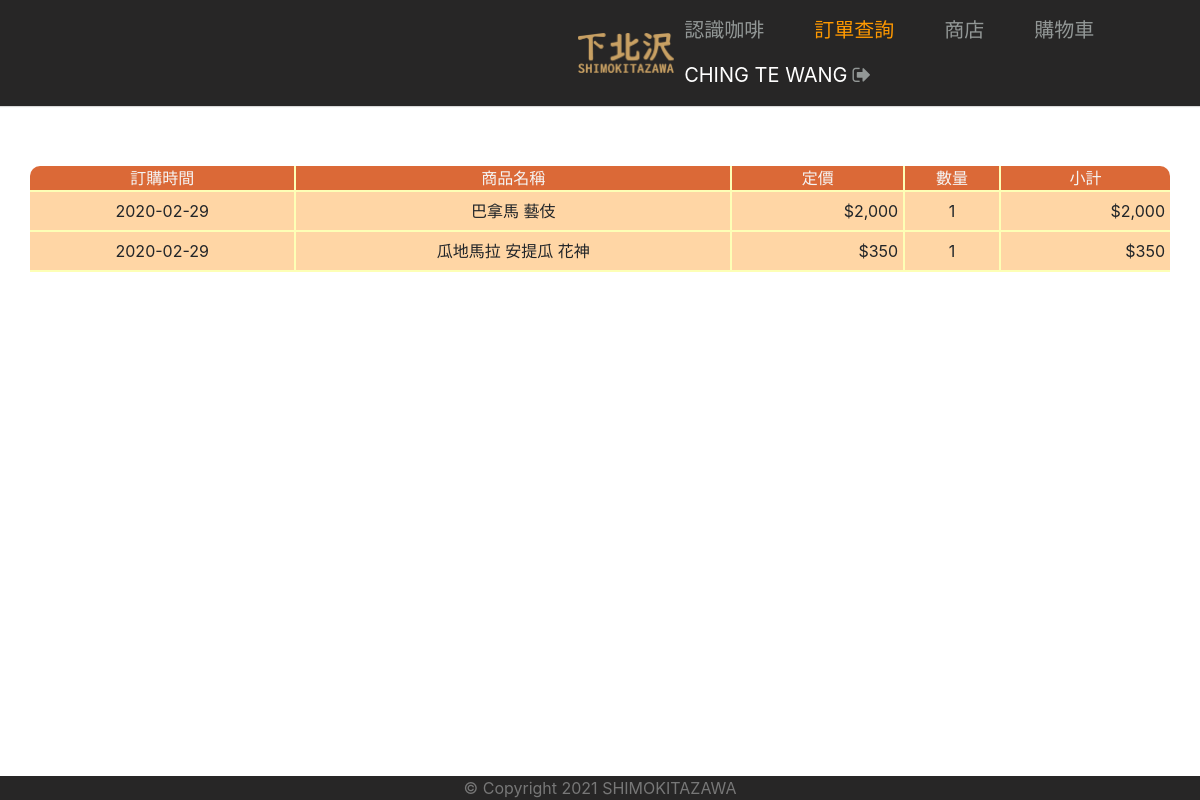
/orderdetail.php (signed in), run on the app's committed database.
### tables this page shows
CREATE TABLE `orderdetails` (
  `DetailNo` int(10) NOT NULL,
  `OrderID` int(11) NOT NULL,
  `ProductID` int(11) NOT NULL,
  `UnitPrice` int(11) NOT NULL,
  `Quantity` int(11) NOT NULL
);

CREATE TABLE `orders` (
  `OrderID` int(11) NOT NULL,
  `MemberID` int(11) NOT NULL,
  `OrderDate` date NOT NULL
);

CREATE TABLE `products` (
  `ProductID` int(11) NOT NULL,
  `ProductName` varchar(30) DEFAULT NULL,
  `UnitPrice` int(5) DEFAULT NULL,
  `image` varchar(40) DEFAULT NULL
);

### orderdetail.php (the view, shortened to what this page needs)
<?php
if (isset($_COOKIE["membername"])){
    $MemberName = $_COOKIE["membername"];}
else{
    $MemberName = "Guest";}
    $UserID=$_COOKIE["account"];
    $link = create_connection();
    $sql= <<<sqlCommond
    SELECT MemberID FROM members WHERE userid='{$UserID}'
    sqlCommond;
    $result=mysqli_query($link,$sql);
    $row = mysqli_fetch_row($result);
?>
<!DOCTYPE html>
<html>
<head>
    <link rel="stylesheet" href="./css/bootstrap.min.css">
    <link rel="stylesheet" href="./css/cartcss/bootstrap.min.css">
    <link rel="stylesheet" href="./css/bootstrap-grid.min.css">
    <link rel="stylesheet" href="./css/P02.css">
    <link rel="stylesheet" href="https://cdnjs.cloudflare.com/ajax/libs/font-awesome/4.7.0/css/font-awesome.min.css">
</head>
<body>
    <div class="menucontainer">
        <nav class="menu">
            <div class="menu-logo"><a href="./home.html"><img id="logo" src="./img/top/logo.png" alt=""></a></div>
            <ul id="menuUl" class="">
                <li style="color: white;padding: auto;" ><a href="./blog.php">認識咖啡</a></li>
                <li style="color: white;padding: auto;" class="current-active"><a href="./orderdetail.php">訂單查詢</a></li>
                <li style="color: white;padding: auto;"><a href="./catalog.php">商店</a></li>
                <li style="color: white;padding: auto;"><a href="./shopping_car.php">購物車</a></li>
                <li style="color: white;padding: auto;">
                    <?php if ($MemberName == "Guest") { ?>
                        <a href="sign_in.html"><i class="fa fa-sign-in" aria-hidden="true"></i></a>
                    <?php } else { ?>
                        <?= $MemberName . "<a style='margin-left:5px' href='logout.php'><i class='fa fa-sign-out' aria-hidden='true'></i></a></li> " ?>
                    <?php } ?>
            </ul>
        </nav>
    </div>
    <table class="container" style="margin-top:5%; width:800;">
        <tr style="background-color: #db6937;height:30;text-align:center;border-radius:5%">
            <td class="ttd" style="border-radius:  10px 0 0 0;">訂購時間</td>
            <td class="ttd" style="border-left:2px solid #fdffb6">商品名稱</td>
            <td class="ttd" style="border-left:2px solid #fdffb6">定價</td>
            <td class="ttd" style="border-left:2px solid #fdffb6">數量</td>
            <td class="ttd" style="border-radius:  0 10px 0 0;border-left:2px solid #fdffb6">小計</td>
        </tr>
        <?php
        $link = create_connection();
        $sql= <<<sqlCommond
        SELECT p.ProductName,p.UnitPrice,od.Quantity,o.OrderDate
        FROM orderdetails od ,products p , orders o
        WHERE od.ProductID=p.ProductID AND o.OrderID=od.OrderID
        AND o.MemberID='{$row[0]}'
        Order by OrderDate desc
        sqlCommond;
        $result=mysqli_query($link,$sql);
        $row = mysqli_fetch_assoc($result);
        if ($MemberName == "Guest") {
            echo " <script>alert('請先登入會員!');</script>";
            echo "<script>window.location.href = 'sign_in.html'</script>";
        } else {
            if (empty($row)) {
                echo "<tr align='center'>";
                echo "<td style='background-color:wheat;' colspan='6'>目前沒有任何訂購明細</td>";
                echo "</tr>";
            } else {
                $result=mysqli_query($link,$sql);
                $total_records = mysqli_num_rows($result);
                for( $i=0;$i <$total_records; $i++){
                    $row = mysqli_fetch_assoc($result);
                    $sub_total = $row["UnitPrice"] * $row["Quantity"];
                    echo "<form method='post' action=''>";
                    echo "<tr style='background-color: #ffd6a5;'>";
                    echo "<td style='border-top:2px solid #fdffb6'align='center'>".$row["OrderDate"]."</td>";
                    echo "<td style='border-top:2px solid #fdffb6;border-left:2px solid #fdffb6;height:40px' align='center''>" . $row["ProductName"] . "</td>";
                    echo "<td style='border-top:2px solid #fdffb6;border-left:2px solid #fdffb6;padding-right:5px;' align='right'>$" .  number_format($row["UnitPrice"],0,'',',') . "</td>";
                    echo "<td style='border-top:2px solid #fdffb6;border-left:2px solid #fdffb6' align='center'>". $row["Quantity"] ."</td>";
                    echo "<td style='border-top:2px solid #fdffb6;border-left:2px solid #fdffb6;padding-right:5px;' align='right'>$" . number_format($sub_total,0,'',',') . "</td>";
                    echo "</tr>";
                    echo "</form>";
                }
                echo "<tr align='right' >";
                echo "<td style='border-top:2px solid #fdffb6 ;background-color:wheat;' colspan='6'></td>";
                echo "</tr>";
            }
        }
        ?>
    </table>
    <footer
            style="background-color: #272626;">
            <div style="color: #777;">
                © Copyright 2021 SHIMOKITAZAWA
            </div>
        </footer>
</body>
</html>

### css/P02.css (style rules this page uses)
* { margin: 0 0 0 0; padding: 0 0 0 0; }
body { background-image: url(../img/shop/bg01.png); }
footer { position: fixed; left: 0; bottom: 0; width: 100%; background-color: red; color: white; text-align: center; }
li { list-style-type: none; }

### orderdetail.php (style rules this page uses)
.ttd { border-bottom: 2px solid #fdffb6; color: whitesmoke; }
.menu { width: 100%; display: flex; background: #272626; box-shadow: 0px 1px 1px rgba(0, 0, 0, 0.15); }
.menu ul { right: 10%; }
.menu li { float: left; list-style: none; margin: 0px 50px 0px 0px; font-size: 20px; padding-top: 15px; }
.menu li a { text-decoration: none; color: rgb(146, 151, 150); transition: color linear 0.15s; cursor: pointer; }
.menu .menu-logo { margin: auto; margin-left: 46.5%; padding: 10px 10px 10px 20px; }
.menu .menu-logo a { color: #fff; }
.menu a:hover, .menu .current-active a { text-decoration: none; color: #FF9900; }
#logo { height: 40px; }

### data on the page
orderdetails: OrderID.OrderDate "2020-02-29", ProductID.ProductName "巴拿馬 藝伎", ProductID.UnitPrice "2,000", Quantity "1", sub_total "2,000"
orderdetails: OrderID.OrderDate "2020-02-29", ProductID.ProductName "瓜地馬拉 安提瓜 花神", ProductID.UnitPrice "350", Quantity "1"

### other printed values
$MemberName "CHING TE WANG"
